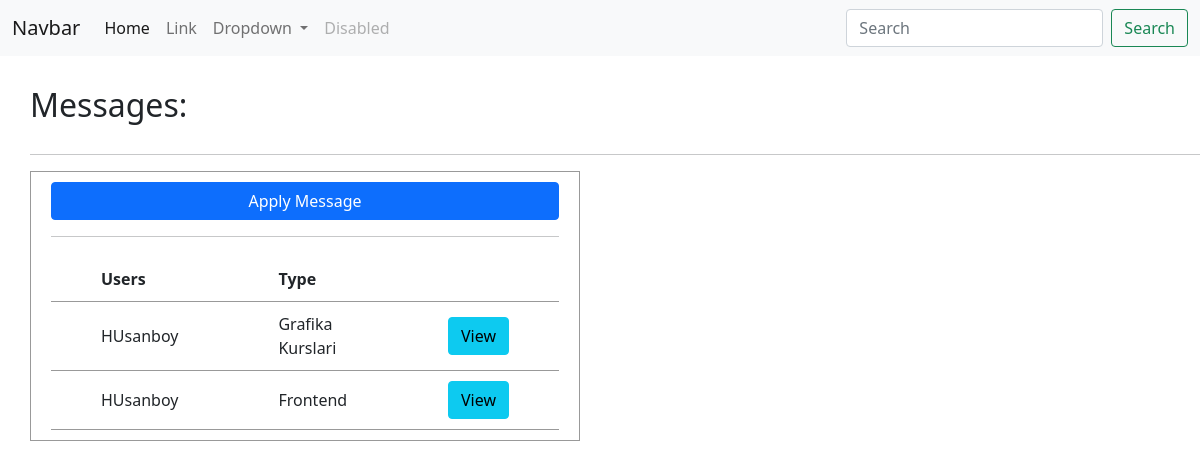
Before: /dashboard/ with the older database file.
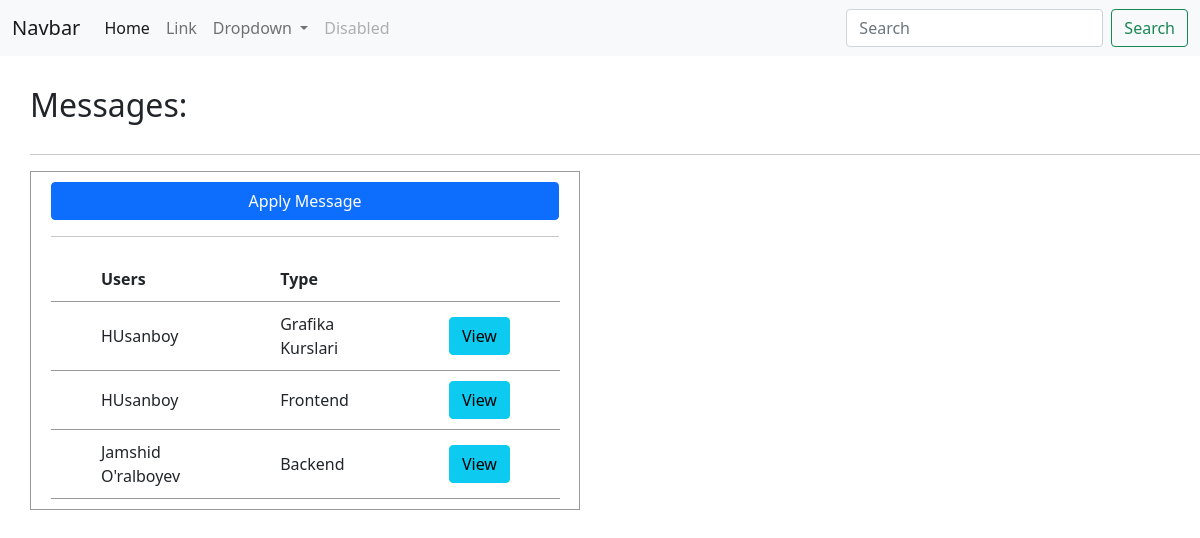
After: the same page with the newer database file.
### apps/company/models.py (models this page shows, shortened)
class Contact(models.Model):
    class Meta:
        verbose_name = "Contact"
        verbose_name_plural = "Apply"
    full_name = models.CharField(max_length=100)
    own_phone = models.IntegerField(default=998)
    extra_phone = models.IntegerField(default=998)
    message = models.CharField(max_length=120)
    category = models.ForeignKey(Category_courses, null=True, default=None, on_delete=models.CASCADE, related_name="category_contact")

class Category_courses(models.Model):
	name = models.CharField(max_length=100)
	def __str__(self):
		return self.name

### apps/company/views.py (the view)
# urls.py: path("dashboard/", views.dashboard, name='dashboard')
def dashboard(request):
    contact = models.Contact.objects.all()
    context = {
        "contact": contact
    }
    return render(request, 'pages/dashboard.html', context)

### templates/pages/dashboard.html (shortened to what this page needs)
<!DOCTYPE html>
<html lang="en">
<head>
    <link href="https://cdn.jsdelivr.net/npm/bootstrap@5.0.2/dist/css/bootstrap.min.css" rel="stylesheet">
</head>
<body>
    <nav class="navbar navbar-expand-lg navbar-light bg-light">
        <div class="container-fluid">
            <a class="navbar-brand" href="#">Navbar</a>
            <div class="collapse navbar-collapse" id="navbarSupportedContent">
                <ul class="navbar-nav me-auto mb-2 mb-lg-0">
                    <li class="nav-item">
                        <a class="nav-link active" aria-current="page" href="{% url 'company:home' %}">Home</a>
                    </li>
                    <li class="nav-item">
                        <a class="nav-link" href="#">Link</a>
                    </li>
                    <li class="nav-item dropdown">
                        <a class="nav-link dropdown-toggle" href="#" id="navbarDropdown" role="button" data-bs-toggle="dropdown" aria-expanded="false">
                            Dropdown
                        </a>
                    </li>
                    <li class="nav-item">
                        <a class="nav-link disabled" href="#" tabindex="-1" aria-disabled="true">Disabled</a>
                    </li>
                </ul>
                <form class="d-flex">
                    <input class="form-control me-2" type="search" placeholder="Search" aria-label="Search">
                    <button class="btn btn-outline-success" type="submit">Search</button>
                </form>
            </div>
        </div>
    </nav>
    <section class="messages">
        <h2>Messages:</h2>
        <hr>
        <div class="messages_section">
            <a class="btn btn-primary" href="#">Apply Message</a>
            <table>
                <tr class="bordered">
                    <th>Users</th>
                    <th>Type</th>
                    <th></th>
                    <hr>
                </tr>
                {% for y in contact %}
                <tr class="contact_objects">
                    <td>{{ y.full_name }}</td>
                    <td class="category_contact">{{ y.category }}</td>
                    <td><a class="btn btn-info" href="#">View</a></td>
                </tr>
                {% endfor %}
            </table>
        </div>
    </section>
</body>
</html>

### templates/pages/dashboard.html (style rules this page uses)
.messages { margin-top: 30px; margin-left: 30px; }
.messages_section { width: 550px; border: 1px solid #999; padding: 10px 20px; }
.messages h2 { margin-bottom: 30px !important; }
.messages_section a { display: inline-block; text-align: center; width: 100%; }
.messages_section table { margin-top: 20px; }
.messages_section table th, td { border-bottom: 1px solid rgba(1, 1, 1, 0.4); padding: 10px 50px; }

Changed rows visible on the page:
added Contact: full_name "Jamshid O'ralboyev", category "Backend"
